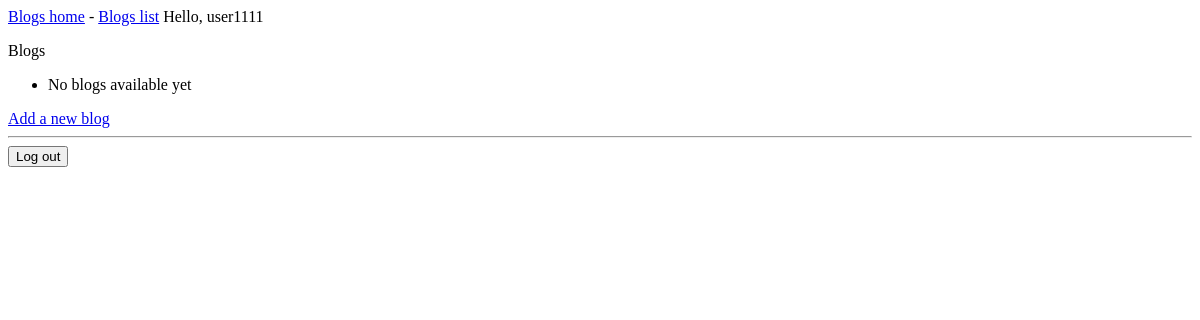
The page /blogs/ (signed in) on the database as committed earlier.
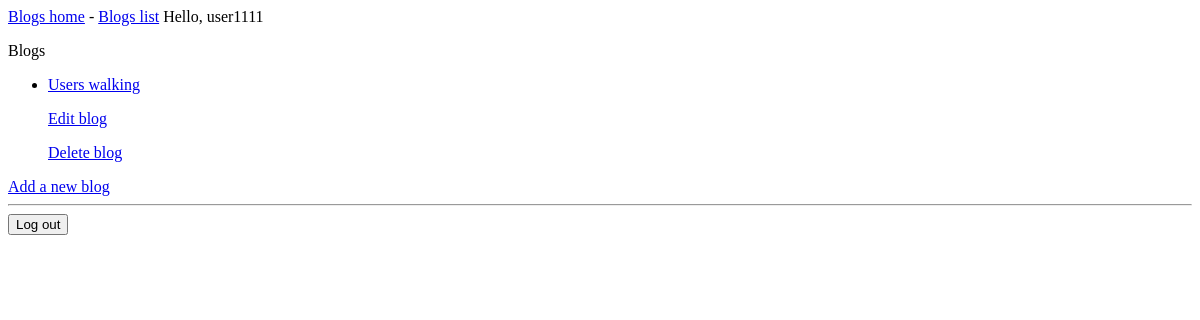
The same page on the database as committed later.
### blogs/models.py (models this page shows)
class Blog(models.Model):
    text = models.CharField(max_length=200)
    date_added = models.DateTimeField(auto_now_add=True)
    owner = models.ForeignKey(User, on_delete=models.CASCADE)
    def __str__(self):
        return self.text

### blogs/views.py (the view)
# urls.py: path('', include('blogs.urls')),
@login_required
def blogs(request):
    blogs = Blog.objects.filter(owner = request.user).order_by("date_added")
    context = {"blogs": blogs}
    return render(request, 'blogs/blogs.html', context)

### blogs/templates/blogs/blogs.html
{% extends 'blogs/base.html' %}
{% block content %}
    <p>Blogs</p>
    <ul>
        {% for blog in blogs %}
            <li><a href="{% url 'blogs:blog' blog.id %}">{{ blog }}</a></li>
            <p><a href="{% url 'blogs:edit_blog' blog.id %}">Edit blog</a></p>
            <p><a href="{% url 'blogs:delete_blog' blog.id %}">Delete blog</a></p>
        {% empty %}
            <li>No blogs available yet</li>
        {% endfor %}
    </ul>
    <a href="{% url 'blogs:new_blog' %}">Add a new blog</a>
{% endblock content %}

### blogs/templates/blogs/base.html (shortened to what this page needs)
<p>
    <a href="{% url 'blogs:index' %}">Blogs home</a>
  -
    <a href="{% url 'blogs:blogs' %}">Blogs list</a>
    {% if user.is_authenticated %}
        Hello, {{ user.username }}
    {% else %}
        <a href="{% url 'accounts:register' %}">Register</a>
        <a href="{% url 'accounts:login' %}">Login</a>
    {% endif %}
</p>
{% block content %}{% endblock content %}
{% if user.is_authenticated %}
    <hr />
    <form action="{% url 'accounts:logout' %}" method="post">
        <button name="submit">Log out</button>
    </form>
{% endif %}

Rows that differ between the two databases and show on the page:
added Blog: text "Users walking"
Other text that changed with them:
text no longer shown: "No blogs available yet"
